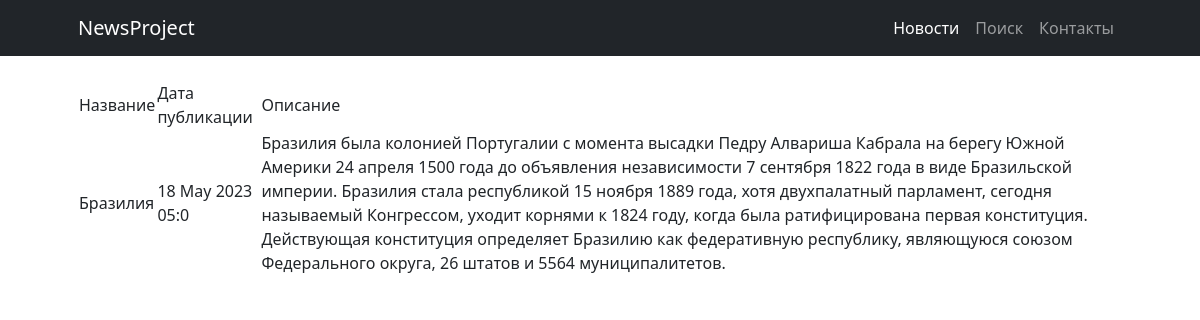
Screenshot of /news/7 with the database file from the repository.
### news/models.py (models this page shows, shortened)
class News(models.Model):
    name = models.CharField(
        max_length=50,
        unique=True,
    )
    description = models.TextField()
    category = models.ForeignKey(
        to='Category',
        on_delete=models.CASCADE,
        related_name='news',
    )
    time_creation = models.DateTimeField(auto_now_add = True)

### news/views.py (the view)
# urls.py: path('<int:pk>', NewsDetail.as_view(), name='new'),
class NewsDetail(DetailView):
    model = News
    template_name = 'new.html'
    context_object_name = 'new'

### templatetags/custom_filters.py (called while the page is built)
@register.filter(name='filter_message')
def filter_message(message: str):
    variants = ['отстой', 'говно', 'тварь', 'дурак', 'чмо']
    ln = len(variants)
    filtred_message = ''
    string = ''
    string2 = ''
    pattern = ' * '
    for i in message:
        string += i
        string2 = string.lower()
        flag = 0
        for j in variants:
            if not string2 in j:
                flag += 1
            if string2 == j:
                filtred_message += pattern
                flag -= 1
                string = ''
        if flag == ln:
            filtred_message += string
            string = ''
    if string2 != '' and string2 not in variants:
        filtred_message += string
    elif string2 != '':
        filtred_message += pattern
    return filtred_message

### templates/new.html (shortened to what this page needs)
{% extends 'flatpages/default.html' %}
{% load custom_filters %}
{% block content %}
<table>
    <tr>
        <td>
            Название
        </td>
        <td>
            Дата публикации
        </td>
        <td>
            Описание
        </td>
    </tr>
    <tr>
        <td>
            {{ new.name|filter_message }}
        </td>
        <td>
            {{ new.time_creation|date:'d M Y H:I'}}
        </td>
        <td>
            {{ new.description|filter_message }}
        </td>
    </tr>
</table>
{% endblock content %}

### rows the page displays
News: name|filter_message "Бразилия", time_creation "18 May 2023 05:0", description|filter_message "Бразилия была колонией Португалии с момента высадки Педру Алвариша Кабрала на берегу Южной Америки 24 апреля 1500 года до объявления независимости 7 сентября 1822 года в виде Бразильской империи. Бразилия стала республикой 15 ноября 1889 года, хотя двухпалатный парламент, сегодня называемый Конгрессом, уходит корнями к 1824 году, когда была ратифицирована первая конституция. Действующая конституция определяет Бразилию как федеративную республику, являющуюся союзом Федерального округа, 26 штатов и 5564 муниципалитетов."
